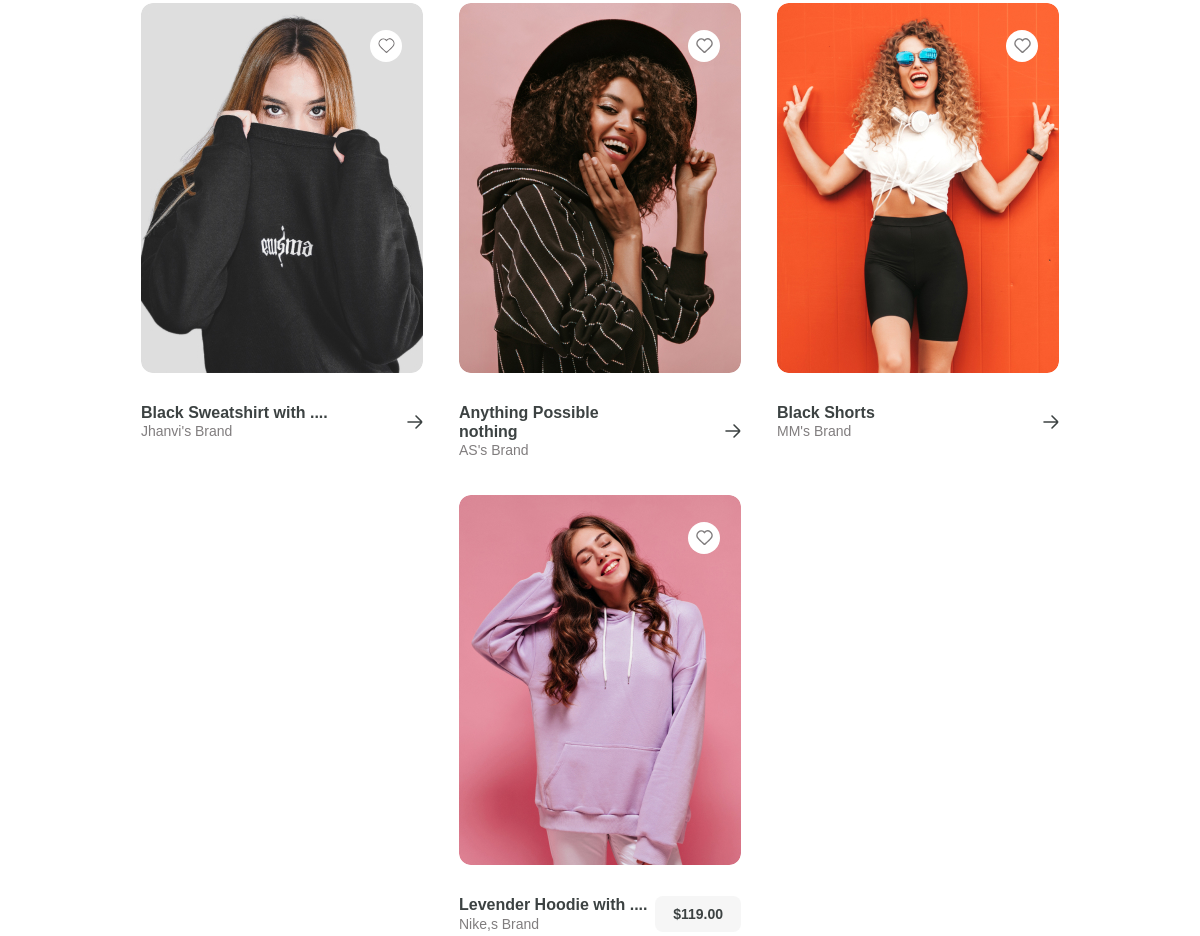
Before: / (middle part) with the older database file.
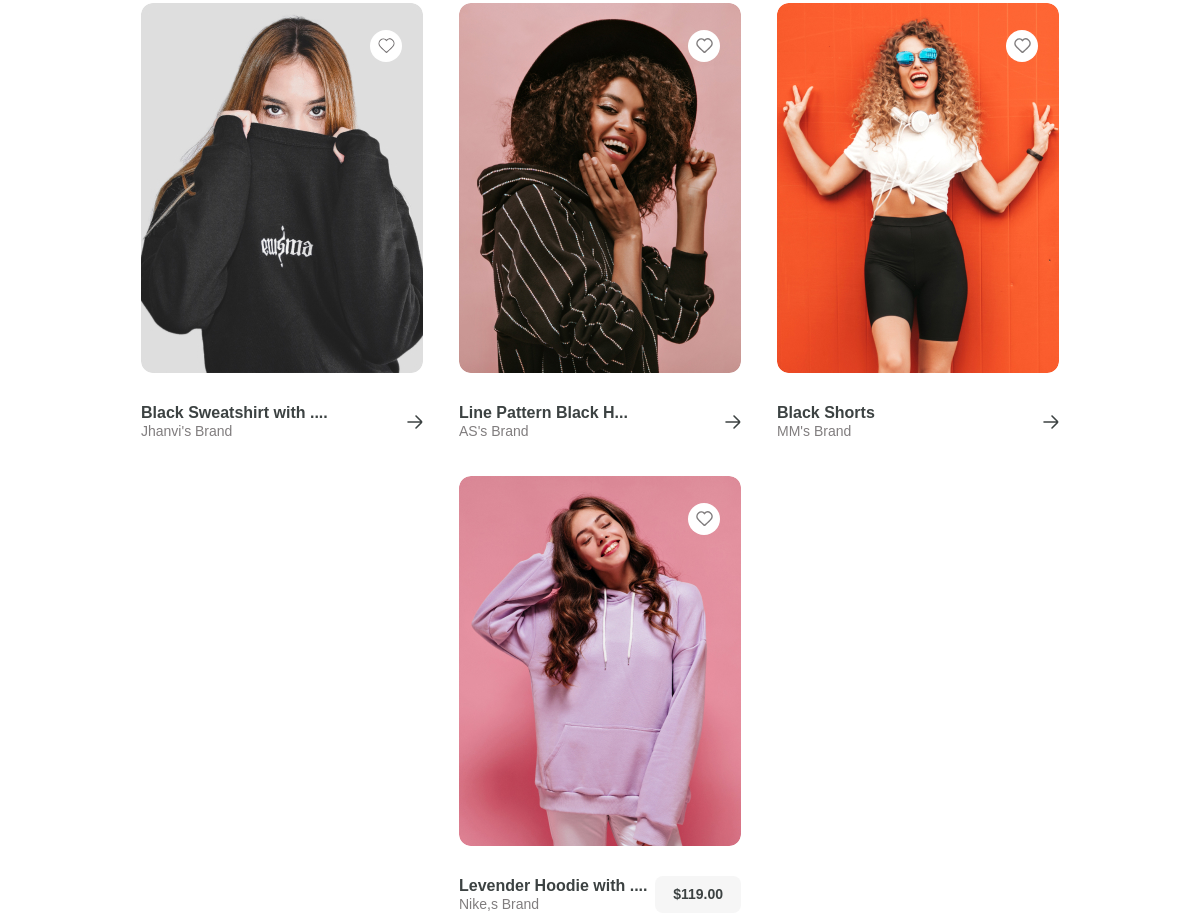
After: the same page with the newer database file.
### euphoria/models.py (models this page shows, shortened)
class TextUpload(models.Model):
    title = models.CharField(max_length = 100)

### euphoria/views.py (the view)
# urls.py: path('',views.index,name='index'),
def index(request):
    ImageUploads = ImageUpload.objects.all()
    TextUploads = TextUpload.objects.all()
    context = {
        "ImageUploads" :ImageUploads,
        "TextUploads" : TextUploads
    }
    return render(request ,"index.html", context = context)

### templates/index.html (shortened to what this page needs)
{% load static %}
<!DOCTYPE html>
<html lang="en">
<head>
    <link rel="stylesheet" href= "{% static 'css/style.css'  %}" />
</head>
<body>
    <section id="lime-light">
        <div class="wrapper">
            <div class="light-content">
                <div class="light-card-content">
                    <div class="light-image">
                        <div class="span">
                            <span class="image-whitespace">
                            <div class="wishlist">
                                <img src="{% static 'image/wishlist.svg' %}" alt="image"/>
                            </div>
                        </span></div>
                    </div>
                    <div class="image-text-arrow">
                        <div class="image-text">
                            <h6 class="image-text1">Black Sweatshirt with ....</h6>
                            <span><a class="explore" href="#">Jhanvi's  Brand</a></span>
                        </div>
                       <div class="light-arrow">
                            <img  src="{% static 'image/arrow-right.svg' %}" alt="image"/>
                        </div>
                    </div>
                </div>
                <div class="light-card-content">
                    <div class="light-image1">
                        <div class="span">
                            <div class="image-whitespace">
                                <div class="wishlist">
                                    <img src="{% static 'image/wishlist.svg' %}" alt="image"/>
                                </div>
                            </div>
                        </div>
                    </div>
                    <div class="image-text-arrow">
                        <div class="image-text">
                            {% for TextUpload in TextUploads %}
                            <h6 class="image-text1">{{ TextUpload.title }}</h6>
                            {% endfor %}
                            <span><a class="explore" href="#">AS's  Brand</a></span>
                        </div>
                        <div class="light-arrow">
                            <img  src="{% static 'image/arrow-right.svg' %}" alt="image"/>
                        </div>
                    </div>
                </div>
                <div class="light-card-content">
                    <div class="light-image2">
                        <div class="span">
                            <span class="image-whitespace">
                            <div class="wishlist">
                                <img src="{% static 'image/wishlist.svg' %}" alt="image"/>
                            </div>
                        </span></div>
                    </div>
                    <div class="image-text-arrow">
                        <div class="image-text">
                            <h6 class="image-text1">Black Shorts</h6>
                            <span><a class="explore"href="#">MM's  Brand</a></span>
                        </div>
                        <div class="light-arrow">
                            <img  src="{% static 'image/arrow-right.svg' %}" alt="image"/>
                        </div>
                    </div>
                </div>
                <div class="light-head-text">
                    <div class="light-image3">
                        <div class="span">
                            <span class="image-whitespace">
                                <div class="wishlist">
                                    <img src="{% static 'image/wishlist.svg' %}" alt="image"/>
                                </div>
                        </span></div>
                    </div>
                    <div class="image-text-arrow">
                        <div class="image-text">
                            <h6 class="image-text1">Levender Hoodie with ....</h6>
                            <span><a class="explore"href="#">Nike,s  Brand</a></span>
                        </div>
                        <div class="rate">
                            <h6 class="number">$119.00</h6>
                        </div>
                    </div>
                </div>
            </div>
        </div>
    </section>
</body>
</html>

### static/css/style.css (style rules this page uses)
* { margin: 0; padding: 0; box-sizing: border-box; text-decoration: none; }
.wrapper { width: 82%; max-width: 1448px; margin: 0 auto; overflow: hidden; }
#lime-light { padding-top: 77.16px; padding-bottom: 100px; }
#lime-light .wrapper .light-content { display: flex; flex-wrap: wrap; justify-content: center; gap: 36px; padding-top: 50px; }
.wrapper .light-content .light-image { background-image: url("/static/image/img-16.jpg"); width: 282px; height: 370px; border-radius: 12px ; overflow: hidden; }
.wrapper .light-content .light-image1 { background-image: url("/static/image/img-17.jpg"); width: 282px; height: 370px; border-radius: 12px ; overflow: hidden; }
.light-content .light-image1 .span { padding-left: 228.95px; padding-top: 26.73px; }
.wrapper .light-content .light-image1 .span .image-whitespace { width: 32.36px; height: 32.36px; background-color: #FFFFFF; border-radius: 50%; display: flex; justify-content: center; align-items: center; }
.wrapper .light-content .light-image2 { background-image: url("/static/image/img-18.jpg"); width: 282px; height: 370px; border-radius: 12px ; overflow: hidden; }
.light-content .light-image2 .span { padding-left: 228.95px; padding-top: 26.73px; }
.wrapper .light-content .light-image2 .span .image-whitespace { width: 32.36px; height: 32.36px; background-color: #FFFFFF; border-radius: 50%; display: flex; justify-content: center; align-items: center; }
.wrapper .light-content .light-image3 { background-image: url("/static/image/img-19.jpg"); width: 282px; height: 370px; border-radius: 12px ; overflow: hidden; }
.light-content .light-image3 .span { padding-left: 228.95px; padding-top: 26.73px; }
.wrapper .light-content .light-image3 .span .image-whitespace { width: 32.36px; height: 32.36px; background-color: #FFFFFF; border-radius: 50%; display: flex; justify-content: center; align-items: center; }
.light-content .light-image .span { padding-left: 228.95px; padding-top: 26.73px; }
.wrapper .light-content .light-image .span .image-whitespace { width: 32.36px; height: 32.36px; background-color:#fff; border-radius: 50%; display: flex; justify-content: center; align-items: center; }
.light-content .light-image .image-whitespace .wishlist img { display: block; width: 100%; cursor: pointer; mask-image: url('/static/image/wishlist.svg'); -webkit-mask-image: url('/static/image/wishlist.svg'); }
.light-content .light-image1 .image-whitespace .wishlist img { display: block; width: 100%; cursor: pointer; mask-size: contain; mask-position: center; }
.light-content .light-image2 .image-whitespace .wishlist img { display: block; width: 100%; cursor: pointer; }
.light-content .light-image3 .image-whitespace .wishlist img { display: block; width: 100%; cursor: pointer; }
.light-content .light-image .image-whitespace img { display: block; width: 100%; }
.wrapper .light-content .image-text-arrow { display: flex; justify-content: space-between; padding-top: 30px; cursor: pointer; }
.wrapper .light-content .image-text-arrow .light-arrow { display: flex; flex-direction: column; justify-content: center; align-items: center; }
.wrapper .light-content .image-text-arrow .light-arrow img { display: block; width: 100%; }
.wrapper .light-content .image-text-arrow .rate { display: flex; justify-content: center; align-items: center; }
.light-content .image-text-arrow .rate .number { font-family: sans-serif; font-size: 14px; font-weight: 700; line-height: 16.8px; text-align: center; color: #3C4242; padding: 10px 17.92px; background-color: #F6F6F6; border-radius: 8px; }
.light-content .image-text-arrow .image-text .image-text1 { font-family: 'Gill Sans', 'Gill Sans MT', Calibri, 'Trebuchet MS', sans-serif; font-size: 16px; font-weight: 600; line-height: 19.2px; text-align: left; color: #3C4242; }
.light-content .image-text-arrow .image-text .explore { font-size: 14px; font-weight: 500; line-height: 16.8px; text-align: left; color: #807D7E; font-family: sans-serif; }
@media (max-width:1280px) { .wrapper { width: 90%; max-width: 1480px; margin: 0 auto; } }

Changed rows visible on the page:
removed TextUpload: title "Anything Possible"
changed TextUpload: title "nothing" → "Line Pattern Black H..."
